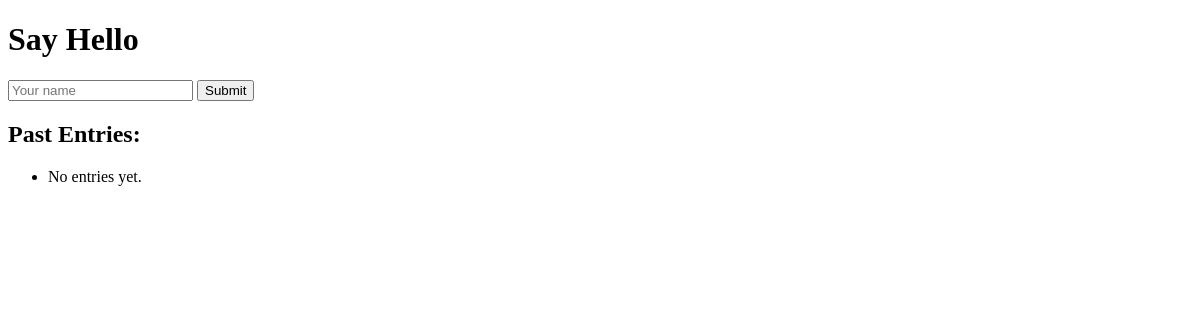
Before: / with the older database file.
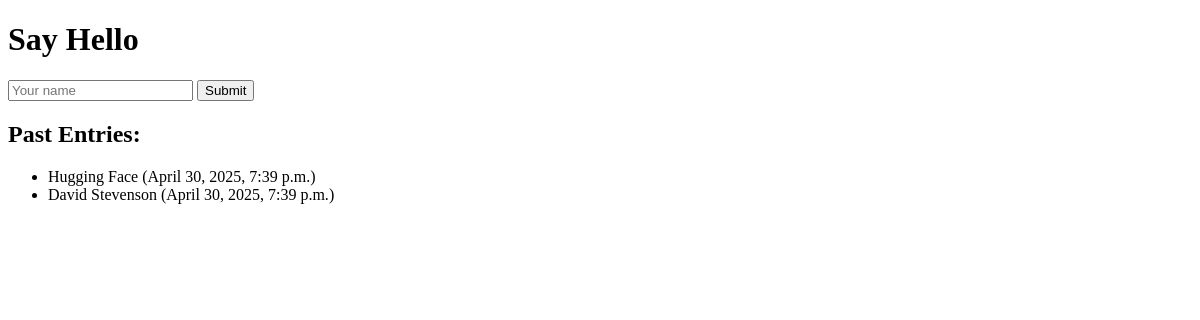
After: the same page with the newer database file.
### hello/models.py (models this page shows, shortened)
class NameEntry(models.Model):
    name = models.CharField(max_length=100)
    submitted_at = models.DateTimeField(auto_now_add=True)

### hello/views.py (the view)
# urls.py: path('', hello_view),
def hello_view(request):
    if request.method == "POST":
        name = request.POST.get("name")
        if name:
            NameEntry.objects.create(name=name)
            return redirect('/hello/')  # redirect to prevent duplicate submission
    names = NameEntry.objects.order_by('-submitted_at')
    return render(request, "hello.html", {"names": names})

### templates/hello.html (shortened to what this page needs)
<!DOCTYPE html>
<html>
<head><title>Hello Form</title></head>
<body>
    <h1>Say Hello</h1>
    <form method="post">
        <input type="text" name="name" placeholder="Your name">
        <button type="submit">Submit</button>
    </form>
    <h2>Past Entries:</h2>
    <ul>
        {% for entry in names %}
            <li>{{ entry.name }} ({{ entry.submitted_at }})</li>
        {% empty %}
            <li>No entries yet.</li>
        {% endfor %}
    </ul>
</body>
</html>

Changed rows visible on the page:
added NameEntry: name "Hugging Face", submitted_at "April 30, 2025, 7:39 p.m."
added NameEntry: name "David Stevenson", submitted_at "April 30, 2025, 7:39 p.m."
Other visible differences:
text no longer shown: "No entries yet."
